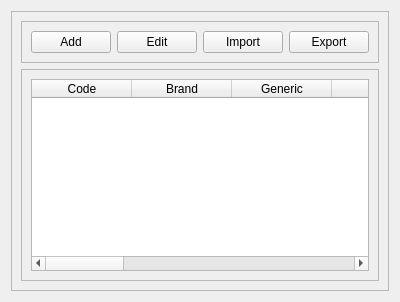
      <widget class="QWidget" name="product_tab">
       <attribute name="title">
        <string>Product</string>
       </attribute>
       <layout class="QGridLayout" name="gridLayout_16">
        <item row="0" column="0">
         <widget class="QFrame" name="product_frame">
          <property name="frameShape">
           <enum>QFrame::StyledPanel</enum>
          </property>
          <property name="frameShadow">
           <enum>QFrame::Raised</enum>
          </property>
          <layout class="QGridLayout" name="gridLayout_12">
           <item row="1" column="0" colspan="2">
            <widget class="QFrame" name="product_bottom_frame">
             <property name="frameShape">
              <enum>QFrame::StyledPanel</enum>
             </property>
             <property name="frameShadow">
              <enum>QFrame::Raised</enum>
             </property>
             <layout class="QGridLayout" name="gridLayout_14">
              <item row="0" column="0" colspan="2">
               <widget class="QTableWidget" name="table_product">
                <property name="editTriggers">
                 <set>QAbstractItemView::NoEditTriggers</set>
                </property>
                <column>
                 <property name="text">
                  <string>Code</string>
                 </property>
                </column>
                <column>
                 <property name="text">
                  <string>Brand</string>
                 </property>
                </column>
                <column>
                 <property name="text">
                  <string>Generic</string>
                 </property>
                </column>
                <column>
                 <property name="text">
                  <string>Size</string>
                 </property>
                </column>
                <column>
                 <property name="text">
                  <string>Class</string>
                 </property>
                </column>
                <column>
                 <property name="text">
                  <string>Type</string>
                 </property>
                </column>
                <column>
                 <property name="text">
                  <string>Price</string>
                 </property>
                </column>
                <column>
                 <property name="text">
                  <string>Cost</string>
                 </property>
                </column>
                <column>
                 <property name="text">
                  <string>Active?</string>
                 </property>
                </column>
                <column>
                 <property name="text">
                  <string>Ave/Month</string>
                 </property>
                </column>
                <column>
                 <property name="text">
                  <string>High</string>
                 </property>
                </column>
                <column>
                 <property name="text">
                  <string>Low</string>
                 </property>
                </column>
               </widget>
              </item>
             </layout>
            </widget>
           </item>
           <item row="0" column="0" colspan="2">
            <widget class="QFrame" name="product_right_frame">
             <property name="frameShape">
              <enum>QFrame::StyledPanel</enum>
             </property>
             <property name="frameShadow">
              <enum>QFrame::Raised</enum>
             </property>
             <layout class="QGridLayout" name="gridLayout_9">
              <item row="0" column="0">
               <widget class="QPushButton" name="button_add_product">
                <property name="text">
                 <string>Add</string>
                </property>
               </widget>
              </item>
              <item row="0" column="1">
               <widget class="QPushButton" name="button_edit_product">
                <property name="text">
                 <string>Edit</string>
                </property>
               </widget>
              </item>
              <item row="0" column="2">
               <widget class="QPushButton" name="button_import_product">
                <property name="text">
                 <string>Import</string>
                </property>
               </widget>
              </item>
              <item row="0" column="3">
               <widget class="QPushButton" name="button_export_product">
                <property name="text">
                 <string>Export</string>
                </property>
               </widget>
              </item>
             </layout>
            </widget>
           </item>
          </layout>
         </widget>
        </item>
       </layout>
      </widget>
